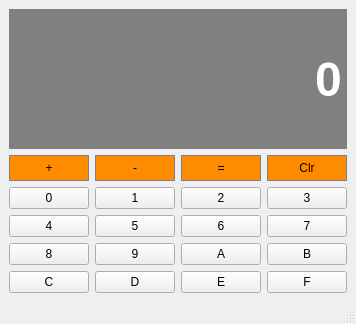
<?xml version="1.0" encoding="UTF-8"?>
<ui version="4.0">
 <class>Calculator</class>
 <widget class="QMainWindow" name="Calculator">
  <property name="geometry">
   <rect>
    <x>0</x>
    <y>0</y>
    <width>347</width>
    <height>324</height>
   </rect>
  </property>
  <property name="windowTitle">
   <string>Calculator</string>
  </property>
  <widget class="QWidget" name="centralwidget">
   <layout class="QGridLayout" name="gridLayout">
    <item row="0" column="0" colspan="4">
     <widget class="QLineEdit" name="display">
      <property name="sizePolicy">
       <sizepolicy hsizetype="Preferred" vsizetype="Expanding">
        <horstretch>0</horstretch>
        <verstretch>0</verstretch>
       </sizepolicy>
      </property>
      <property name="font">
       <font>
        <family>Arial</family>
        <pointsize>36</pointsize>
        <bold>true</bold>
       </font>
      </property>
      <property name="styleSheet">
       <string notr="true">QLineEdit {
	background-color: gray;
	border: 1px solid gray;
	color: #ffffff
}</string>
      </property>
      <property name="text">
       <string>0</string>
      </property>
      <property name="alignment">
       <set>Qt::AlignRight|Qt::AlignTrailing|Qt::AlignVCenter</set>
      </property>
     </widget>
    </item>
    <item row="1" column="0">
     <widget class="QPushButton" name="plus">
      <property name="sizePolicy">
       <sizepolicy hsizetype="Preferred" vsizetype="Preferred">
        <horstretch>0</horstretch>
        <verstretch>0</verstretch>
       </sizepolicy>
      </property>
      <property name="styleSheet">
       <string notr="true">QPushButton {
	background-color: #FF8C00;
	border: 1px solid gray;
	padding:5px;
}
QPushButton:pressed {
	background-color: #32CD32;
	border: 1px solid gray;
	padding:5px;
}</string>
      </property>
      <property name="text">
       <string>+</string>
      </property>
     </widget>
    </item>
    <item row="1" column="1">
     <widget class="QPushButton" name="minus">
      <property name="sizePolicy">
       <sizepolicy hsizetype="Preferred" vsizetype="Preferred">
        <horstretch>0</horstretch>
        <verstretch>0</verstretch>
       </sizepolicy>
      </property>
      <property name="styleSheet">
       <string notr="true">QPushButton {
	background-color: #FF8C00;
	border: 1px solid gray;
	padding:5px;
}
QPushButton:pressed {
	background-color: #32CD32;
	border: 1px solid gray;
	padding:5px;
}</string>
      </property>
      <property name="text">
       <string>-</string>
      </property>
     </widget>
    </item>
    <item row="1" column="2">
     <widget class="QPushButton" name="equals">
      <property name="sizePolicy">
       <sizepolicy hsizetype="Preferred" vsizetype="Preferred">
        <horstretch>0</horstretch>
        <verstretch>0</verstretch>
       </sizepolicy>
      </property>
      <property name="styleSheet">
       <string notr="true">QPushButton {
	background-color: #FF8C00;
	border: 1px solid gray;
	padding:5px;
}
QPushButton:pressed {
	background-color: #32CD32;
	border: 1px solid gray;
	padding:5px;
}</string>
      </property>
      <property name="text">
       <string>=</string>
      </property>
     </widget>
    </item>
    <item row="1" column="3">
     <widget class="QPushButton" name="clear">
      <property name="sizePolicy">
       <sizepolicy hsizetype="Preferred" vsizetype="Preferred">
        <horstretch>0</horstretch>
        <verstretch>0</verstretch>
       </sizepolicy>
      </property>
      <property name="styleSheet">
       <string notr="true">QPushButton {
	background-color: #FF8C00;
	border: 1px solid gray;
	padding:5px;
}
QPushButton:pressed {
	background-color: #32CD32;
	border: 1px solid gray;
	padding:5px;
}</string>
      </property>
      <property name="text">
       <string>Clr</string>
      </property>
     </widget>
    </item>
    <item row="2" column="0">
     <widget class="QPushButton" name="Button0">
      <property name="sizePolicy">
       <sizepolicy hsizetype="Preferred" vsizetype="Preferred">
        <horstretch>0</horstretch>
        <verstretch>0</verstretch>
       </sizepolicy>
      </property>
      <property name="styleSheet">
       <string notr="true">QPushButton:pressed {
	background-color: #32CD32;
	border: 1px solid gray;
	padding:5px;
}</string>
      </property>
      <property name="text">
       <string>0</string>
      </property>
     </widget>
    </item>
    <item row="2" column="1">
     <widget class="QPushButton" name="Button1">
      <property name="sizePolicy">
       <sizepolicy hsizetype="Preferred" vsizetype="Preferred">
        <horstretch>0</horstretch>
        <verstretch>0</verstretch>
       </sizepolicy>
      </property>
      <property name="styleSheet">
       <string notr="true">QPushButton:pressed {
	background-color: #32CD32;
	border: 1px solid gray;
	padding:5px;
}</string>
      </property>
      <property name="text">
       <string>1</string>
      </property>
     </widget>
    </item>
    <item row="2" column="2">
     <widget class="QPushButton" name="Button2">
      <property name="sizePolicy">
       <sizepolicy hsizetype="Preferred" vsizetype="Preferred">
        <horstretch>0</horstretch>
        <verstretch>0</verstretch>
       </sizepolicy>
      </property>
      <property name="styleSheet">
       <string notr="true">QPushButton:pressed {
	background-color: #32CD32;
	border: 1px solid gray;
	padding:5px;
}</string>
      </property>
      <property name="text">
       <string>2</string>
      </property>
     </widget>
    </item>
    <item row="2" column="3">
     <widget class="QPushButton" name="Button3">
      <property name="sizePolicy">
       <sizepolicy hsizetype="Preferred" vsizetype="Preferred">
        <horstretch>0</horstretch>
        <verstretch>0</verstretch>
       </sizepolicy>
      </property>
      <property name="styleSheet">
       <string notr="true">QPushButton:pressed {
	background-color: #32CD32;
	border: 1px solid gray;
	padding:5px;
}</string>
      </property>
      <property name="text">
       <string>3</string>
      </property>
     </widget>
    </item>
    <item row="3" column="0">
     <widget class="QPushButton" name="Button4">
      <property name="sizePolicy">
       <sizepolicy hsizetype="Preferred" vsizetype="Preferred">
        <horstretch>0</horstretch>
        <verstretch>0</verstretch>
       </sizepolicy>
      </property>
      <property name="styleSheet">
       <string notr="true">QPushButton:pressed {
	background-color: #32CD32;
	border: 1px solid gray;
	padding:5px;
}</string>
      </property>
      <property name="text">
       <string>4</string>
      </property>
     </widget>
    </item>
    <item row="3" column="1">
     <widget class="QPushButton" name="Button5">
      <property name="sizePolicy">
       <sizepolicy hsizetype="Preferred" vsizetype="Preferred">
        <horstretch>0</horstretch>
        <verstretch>0</verstretch>
       </sizepolicy>
      </property>
      <property name="styleSheet">
       <string notr="true">QPushButton:pressed {
	background-color: #32CD32;
	border: 1px solid gray;
	padding:5px;
}</string>
      </property>
      <property name="text">
       <string>5</string>
      </property>
     </widget>
    </item>
    <item row="3" column="2">
     <widget class="QPushButton" name="Button6">
      <property name="sizePolicy">
       <sizepolicy hsizetype="Preferred" vsizetype="Preferred">
        <horstretch>0</horstretch>
        <verstretch>0</verstretch>
       </sizepolicy>
      </property>
      <property name="styleSheet">
       <string notr="true">QPushButton:pressed {
	background-color: #32CD32;
	border: 1px solid gray;
	padding:5px;
}</string>
      </property>
      <property name="text">
       <string>6</string>
      </property>
     </widget>
    </item>
    <item row="3" column="3">
     <widget class="QPushButton" name="Button7">
      <property name="sizePolicy">
       <sizepolicy hsizetype="Preferred" vsizetype="Preferred">
        <horstretch>0</horstretch>
        <verstretch>0</verstretch>
       </sizepolicy>
      </property>
      <property name="styleSheet">
       <string notr="true">QPushButton:pressed {
	background-color: #32CD32;
	border: 1px solid gray;
	padding:5px;
}</string>
      </property>
      <property name="text">
       <string>7</string>
      </property>
     </widget>
    </item>
    <item row="4" column="0">
     <widget class="QPushButton" name="Button8">
      <property name="sizePolicy">
       <sizepolicy hsizetype="Preferred" vsizetype="Preferred">
        <horstretch>0</horstretch>
        <verstretch>0</verstretch>
       </sizepolicy>
      </property>
      <property name="styleSheet">
       <string notr="true">QPushButton:pressed {
	background-color: #32CD32;
	border: 1px solid gray;
	padding:5px;
}</string>
      </property>
      <property name="text">
       <string>8</string>
      </property>
     </widget>
    </item>
    <item row="4" column="1">
     <widget class="QPushButton" name="Button9">
      <property name="sizePolicy">
       <sizepolicy hsizetype="Preferred" vsizetype="Preferred">
        <horstretch>0</horstretch>
        <verstretch>0</verstretch>
       </sizepolicy>
      </property>
      <property name="styleSheet">
       <string notr="true">QPushButton:pressed {
	background-color: #32CD32;
	border: 1px solid gray;
	padding:5px;
}</string>
      </property>
      <property name="text">
       <string>9</string>
      </property>
     </widget>
    </item>
    <item row="4" column="2">
     <widget class="QPushButton" name="Button10">
      <property name="sizePolicy">
       <sizepolicy hsizetype="Preferred" vsizetype="Preferred">
        <horstretch>0</horstretch>
        <verstretch>0</verstretch>
       </sizepolicy>
      </property>
      <property name="styleSheet">
       <string notr="true">QPushButton:pressed {
	background-color: #32CD32;
	border: 1px solid gray;
	padding:5px;
}</string>
      </property>
      <property name="text">
       <string>A</string>
      </property>
     </widget>
    </item>
    <item row="4" column="3">
     <widget class="QPushButton" name="Button11">
      <property name="sizePolicy">
       <sizepolicy hsizetype="Preferred" vsizetype="Preferred">
        <horstretch>0</horstretch>
        <verstretch>0</verstretch>
       </sizepolicy>
      </property>
      <property name="styleSheet">
       <string notr="true">QPushButton:pressed {
	background-color: #32CD32;
	border: 1px solid gray;
	padding:5px;
}</string>
      </property>
      <property name="text">
       <string>B</string>
      </property>
     </widget>
    </item>
    <item row="5" column="0">
     <widget class="QPushButton" name="Button12">
      <property name="sizePolicy">
       <sizepolicy hsizetype="Preferred" vsizetype="Preferred">
        <horstretch>0</horstretch>
        <verstretch>0</verstretch>
       </sizepolicy>
      </property>
      <property name="styleSheet">
       <string notr="true">QPushButton:pressed {
	background-color: #32CD32;
	border: 1px solid gray;
	padding:5px;
}</string>
      </property>
      <property name="text">
       <string>C</string>
      </property>
     </widget>
    </item>
    <item row="5" column="1">
     <widget class="QPushButton" name="Button13">
      <property name="sizePolicy">
       <sizepolicy hsizetype="Preferred" vsizetype="Preferred">
        <horstretch>0</horstretch>
        <verstretch>0</verstretch>
       </sizepolicy>
      </property>
      <property name="styleSheet">
       <string notr="true">QPushButton:pressed {
	background-color: #32CD32;
	border: 1px solid gray;
	padding:5px;
}</string>
      </property>
      <property name="text">
       <string>D</string>
      </property>
     </widget>
    </item>
    <item row="5" column="2">
     <widget class="QPushButton" name="Button14">
      <property name="sizePolicy">
       <sizepolicy hsizetype="Preferred" vsizetype="Preferred">
        <horstretch>0</horstretch>
        <verstretch>0</verstretch>
       </sizepolicy>
      </property>
      <property name="styleSheet">
       <string notr="true">QPushButton:pressed {
	background-color: #32CD32;
	border: 1px solid gray;
	padding:5px;
}</string>
      </property>
      <property name="text">
       <string>E</string>
      </property>
     </widget>
    </item>
    <item row="5" column="3">
     <widget class="QPushButton" name="Button15">
      <property name="sizePolicy">
       <sizepolicy hsizetype="Preferred" vsizetype="Preferred">
        <horstretch>0</horstretch>
        <verstretch>0</verstretch>
       </sizepolicy>
      </property>
      <property name="styleSheet">
       <string notr="true">QPushButton:pressed {
	background-color: #32CD32;
	border: 1px solid gray;
	padding:5px;
}</string>
      </property>
      <property name="text">
       <string>F</string>
      </property>
     </widget>
    </item>
   </layout>
  </widget>
  <widget class="QMenuBar" name="menubar">
   <property name="geometry">
    <rect>
     <x>0</x>
     <y>0</y>
     <width>347</width>
     <height>24</height>
    </rect>
   </property>
  </widget>
  <widget class="QStatusBar" name="statusbar"/>
 </widget>
 <resources/>
 <connections/>
</ui>
